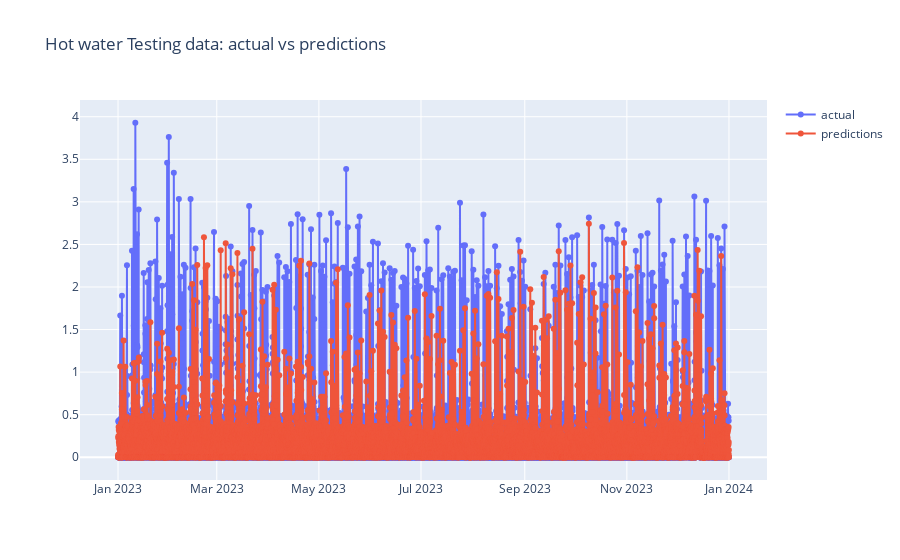

Source (notebook cell):
### Code cell
predictions["y"] = main_data[main_data.index >= "2023-01-01"]["y"]
predictions = predictions.reset_index(drop=0)
predictions = predictions.rename(columns={"index": "time"})
# predictions[["pred", "y"]] = sh_target_scaler.inverse_transform(predictions[["pred", "y"]])

# neg_pred_pred = predictions[predictions["pred"] < 0]
# predictions.loc[predictions["pred"] <= 0.1, 'pred'] = predictions[predictions["y"] < 0.5]["y"].median()
plot_predictions(predictions, title_text="Hot water Testing data: actual vs predictions")

### Figure 1 — Plotly figure (JSON) as saved in the notebook; plotly's stock layout.template omitted (floating-point values rounded to 4 significant figures; data arrays with more than 128 entries replaced by an {"elided": "..."} marker saying what was removed)
{"data": [{"mode": "lines+markers", "name": "actual", "type": "scatter", "x": {"elided": "8759 str values"}, "y": {"elided": "8759 float values"}}, {"mode": "lines+markers", "name": "predictions", "type": "scatter", "x": {"elided": "8759 str values"}, "y": {"elided": "8759 float values"}}], "layout": {"title": {"text": "Hot water Testing data: actual vs predictions"}}}
